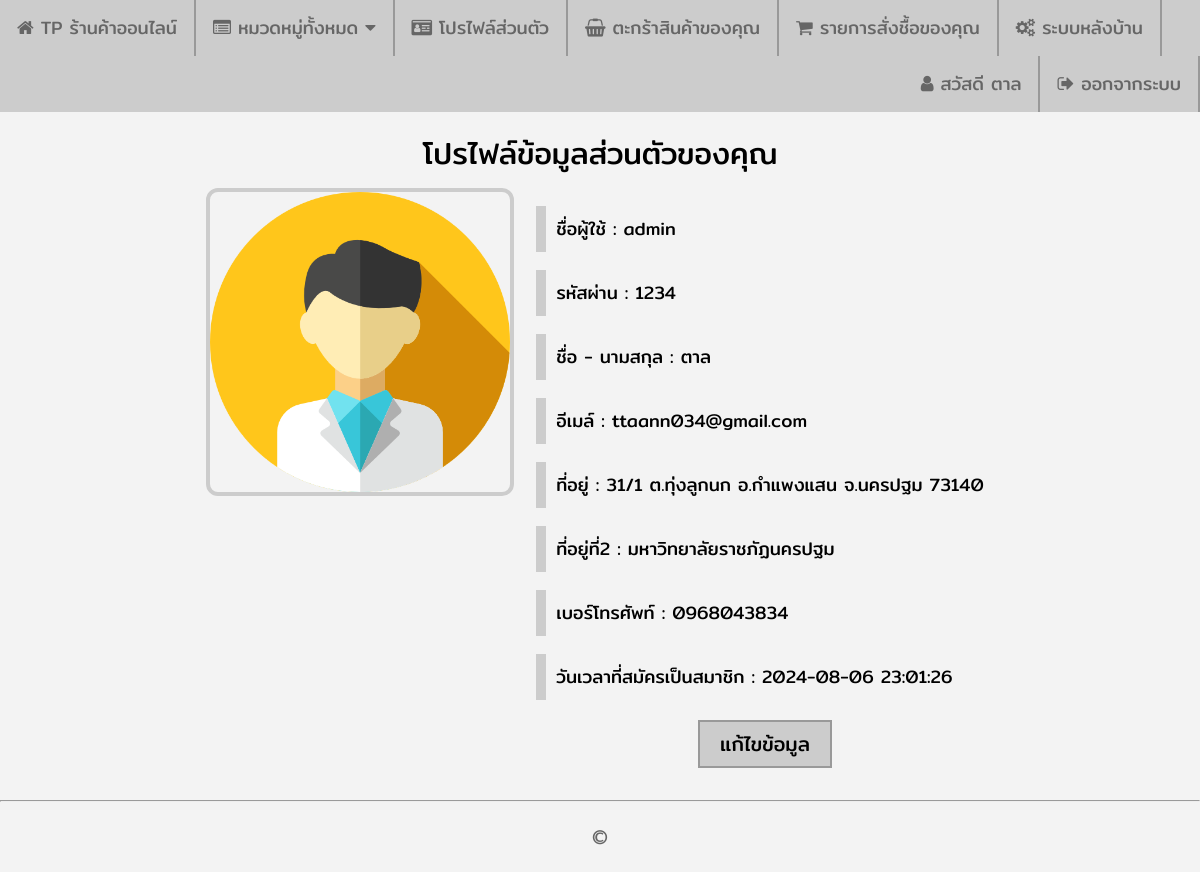
The app's page /shop_online/profile.php (signed in) with its own data.
### tables this page shows
CREATE TABLE `member` (
  `member_id` int(10) NOT NULL,
  `member_username` varchar(30) NOT NULL,
  `member_password` varchar(30) NOT NULL,
  `member_name` varchar(100) NOT NULL,
  `member_email` varchar(100) NOT NULL,
  `member_address` text NOT NULL,
  `member_address2` text NOT NULL,
  `member_tel` varchar(10) NOT NULL,
  `member_img` text NOT NULL,
  `member_date` datetime NOT NULL,
  `member_level` enum('user','admin') NOT NULL DEFAULT 'user'
);

### shop_online/profile.php (the view, shortened to what this page needs)
<?php
    require_once('connections/mysqli.php');
    $strSQL2 = "SELECT * FROM member WHERE member_username = '".$_SESSION['member_username']."' ";
    $objQuery2 = mysqli_query($Connection,$strSQL2);
    $objResult2 = mysqli_fetch_array($objQuery2,MYSQLI_ASSOC);
?>
<!DOCTYPE html>
<html lang="en">
<head>
  <link rel="stylesheet" href="https://cdnjs.cloudflare.com/ajax/libs/font-awesome/4.7.0/css/font-awesome.min.css">
  <link rel="stylesheet" type="text/css" href="assets/css/body.css">
  <link rel="stylesheet" type="text/css" href="assets/css/navigationbar.css">
  <link rel="stylesheet" type="text/css" href="assets/css/shop.css">
</head>
<body>
  <?php include 'includes/navbar.php';?>
  <div class="shop_div_2">
    <span class="shop_span_7">โปรไฟล์ข้อมูลส่วนตัวของคุณ</span>
    <table align="center" cellpadding="10">
      <tr>
        <td valign="top">
          <img src="images/member/<?php echo $objResult2["member_img"];?>" class="shop_img_1" width="300px" height="300px">
        </td>
        <td align="left" valign="top">
          <p class="shop_p_3">ชื่อผู้ใช้ : <?php echo $objResult2["member_username"]; ?></p>
          <p class="shop_p_3">รหัสผ่าน : <?php echo $objResult2["member_password"]; ?></p>
          <p class="shop_p_3">ชื่อ - นามสกุล : <?php echo $objResult2["member_name"]; ?></p>
          <p class="shop_p_3">อีเมล์ : <?php echo $objResult2["member_email"]; ?></p>
          <p class="shop_p_3">ที่อยู่ : <?php echo nl2br($objResult2["member_address"]); ?></p>
          <p class="shop_p_3">ที่อยู่ที่2 : <?php echo nl2br($objResult2["member_address2"]); ?></p>
          <p class="shop_p_3">เบอร์โทรศัพท์ : <?php echo $objResult2["member_tel"]; ?></p>
          <p class="shop_p_3">วันเวลาที่สมัครเป็นสมาชิก : <?php echo $objResult2["member_date"]; ?></p>
          <div class="shop_div_4">
            <a href="profile_edit.php"><button class="shop_button_2">แก้ไขข้อมูล</button></a>
          </div>
        </td>
      </tr>
    </table>
  </div>
  <hr>
  <?php include 'includes/footer.php';?>
</body>
</html>

### shop_online/assets/css/body.css (style rules this page uses)
body { font-family: mitrregular; background-color: #f3f3f3; margin-left: 0px; margin-top: 0px; margin-right: 0px; margin-bottom: 0px; }

### shop_online/assets/css/shop.css (style rules this page uses)
div.shop_div_2 { display: block; margin: auto; margin-top: 20px; margin-bottom: 20px; text-align: center; }
div.shop_div_4 { display: block; margin: auto; margin-top: 20px; text-align: center; }
span.shop_span_7 { display: block; color: #000; font-size: 30px; }
img.shop_img_1 { border: 4px solid #CCC; border-radius: 12px; }
p.shop_p_3 { display: block; border-left: 10px solid #CCC; padding: 10px; font-size: 18px; }
button.shop_button_2 { font-family: mitrregular; background-color: #CCC; border: 2px solid #999; color: #000; padding: 7px 20px; text-align: center; text-decoration: none; font-size: 20px; -webkit-transition-duration: 0.4s; transition-duration: 0.4s; cursor: pointer; }

### records on screen
member: member_img (placeholder picture), member_username "admin", member_password "1234", member_name "ตาล", member_email "ttaann034@gmail.com", member_address "31/1 ต.ทุ่งลูกนก อ.กำแพงแสน จ.นครปฐม 73140", member_address2 "มหาวิทยาลัยราชภัฏนครปฐม", member_tel "0968043834", member_date "2024-08-06 23:01:26"

### other values on screen
$_SESSION["member_name"] "ตาล"
